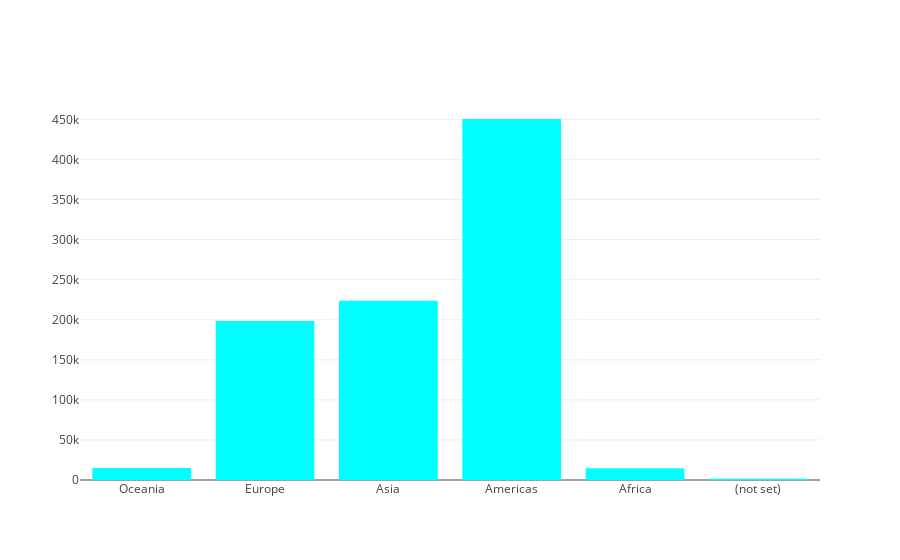

Notebook code for this chart:
### Code cell
continent_rev = train.groupby('geoNetwork_continent')['PurchasedOrNot'].agg(['size'])
continent_rev.columns = ["Non-zero revenue"]

graph = [bar_graph(continent_rev["Non-zero revenue"].head(10), 'rgb(0,255,255,0.6)')]
py.iplot(graph)

### Figure 1 — Plotly figure (JSON) as saved in the notebook; plotly's stock layout.template omitted (floating-point values rounded to 4 significant figures)
{"data": [{"marker": {"color": "rgb(0,255,255,0.6)"}, "type": "bar", "uid": "f60ffd86-d687-11e8-bff3-acde48001122", "x": ["Oceania", "Europe", "Asia", "Americas", "Africa", "(not set)"], "y": [15054, 198311, 223698, 450377, 14745, 1468]}], "layout": {}}
